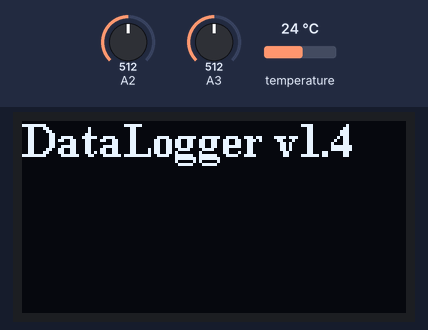
The sketch below on a simulated Arduino Uno, built with avr-gcc and run on an emulated ATmega328P. On the bench: 128×64 one-colour display. The inputs (shaded band) are chosen by the test bench; at power-on: A2 = 512, A3 = 512, temperature 24 °C. The local clock reads 2024-03-15 10:24:30 at power-on unless the sketch sets it; storage starts empty; what the sketch prints to the serial monitor is not drawn.

Above: at 0.2 s.
At 6.2 s:
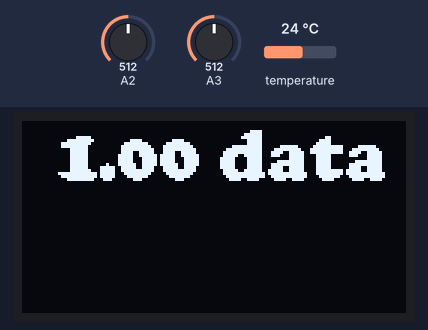

The sketch:

SD_card_data_logger_RDF_1_4.ino
```cpp
/*
  Name:      SD card data logger
  Date:       3/6/2025
  Brief:      SD card data logger with RTC and oLED display
  Author:     David Forrest

***********************************************************************************************
 Revisions:
  Date        rev,    who       What
  June 25     1.4     DF       Put in oLED display. Works. This code is just a template tobe adapted as required.

// From:https://www.youtube.com/watch?v=tTp43eLqytA

// ADC1 data from pin A3
// ADC2 data from pin A2

  The circuit to connect via SPI:
    SD card attached to SPI bus as follows:
 ** MOSI - pin D11 on Arduino Uno/Duemilanove/Diecimila
 ** MISO - pin D12 on Arduino Uno/Duemilanove/Diecimila
 ** CLK - pin D13 on Arduino Uno/Duemilanove/Diecimila
 ** CS - depends on your SD card shield or module.
     Pin 4 used here for consistency with other Arduino examples
     Pin D10 actually used for CS. RDF note.

10 k pullup resistors fitted for i2c link.

// https://github.com/greiman/SSD1306Ascii   RDF Nice simple oLED routines. oLED Test for minimum program size.
// Edit AVRI2C_FASTMODE in SSD1306Ascii.h to change the default I2C address.

RDF based on Adafruit library RTClib based on sketch ds1307SqwPin
DS3231 to Arduino I2C connections:
SDA to A4
SCL to A5
SQW to ground of LED, say

*/
```

a_global.ino
```cpp
#include <OneWire.h>
#include <SPI.h>
#include <SD.h>
#include <Wire.h>
#include "RTClib.h"
#include "SSD1306Ascii.h"
#include "SSD1306AsciiAvrI2c.h"
const int chipSelect = 10 ; //cs or the save select pin from the sd shield is connected to 10.
RTC_DS1307 RTC;
float celsius, fahrenheit;

// oLED display. 0X3C+SA0 - 0x3C or 0x3D
#define I2C_ADDRESS 0x3C

// Define proper RST_PIN if required. (NOT SURE IF NEEDED)
#define RST_PIN -1

/////////////////////////////////////////////////////////////////

// oLED display
SSD1306AsciiAvrI2c oled;
/////////////////////////////////////////////////////////////////
```

c_setup.ino
```cpp
OneWire ds(8);  // temperature sensor on pin 8 (a 4.7K resistor is necessary) //

File dataFile;
DateTime now;

void setup(void) {
  Serial.begin(9600);
  //setup clock
  Wire.begin();
  RTC.begin();
  //check if the Real Time Clock is on
  if (!RTC.isrunning()) {
    Serial.println("RTC is NOT running!");
    // following line sets the RTC to the date & time this sketch was compiled
    // uncomment it & upload to set the time, date and start run the RTC!
    // RDF comment - set set time using DS1307RTC - SeTime
    //  RTC.adjust(DateTime(__DATE__, __TIME__));
  }
  //setup SD card
  Serial.print("Initializing SD card...");

  // see if the SD card is present and can be initialized:
  if (!SD.begin(chipSelect)) {
    Serial.println("Card failed, or not present");
    // don't do anything more:
    return;
  }
  Serial.println("card initialized.");

  //write down the date (year / month / day - prints only the start, so if the logger runs for several days you only find the start back at the begin.
  now = RTC.now();
  dataFile = SD.open("datalog.txt", FILE_WRITE);
  dataFile.print("Start logging on: ");
  dataFile.print(now.year(), DEC);
  dataFile.print('/');
  dataFile.print(now.month(), DEC);
  dataFile.print('/');
  dataFile.print(now.day(), DEC);
  dataFile.println(" ");
  dataFile.println("ADC1 voltage   ADC2 voltage   Time");
  dataFile.close();

#if RST_PIN >= 0
  oled.begin(&Adafruit128x64, I2C_ADDRESS, RST_PIN);
#else   // RST_PIN >= 0
  oled.begin(&Adafruit128x64, I2C_ADDRESS);
#endif  // RST_PIN >= 0

  // oled.setFont(System5x7);
  oled.setFont(TimesNewRoman16_bold);
  // oled.setFont(Cooper26);
  // Display double height and width characters.
  // oled.set2X();
  oled.clear();
  oled.print("DataLogger v1.4");  // oLED Test);
}
```

d_loop.ino
```cpp
void loop(void) {

  // read temperature
  pickUpTemperature();
  //read the time
  now = RTC.now();

  //open file to log data in.
  dataFile = SD.open("datalog.txt", FILE_WRITE);

  // if the file is available, write to it:
  // log the temperature and time.
  if (dataFile) {
    // Test Data store RDF
    int datastore = 16;
    int datastore1 = 17;
    // read ADC data
    datastore = analogRead(A3);
    datastore1 = analogRead(A2);
    dataFile.print(datastore);
    dataFile.print(",");  // To get a CSV
    dataFile.print(datastore1);
    dataFile.print(",");  // To get a CSV
    // dataFile.print(celsius);
    dataFile.print("                 ");

    dataFile.print(now.hour(), DEC);
    dataFile.print(":");
    dataFile.print(now.minute(), DEC);
    dataFile.print(":");
    dataFile.println(now.second(), DEC);

    dataFile.close();
    // print to the serial port too:
    // Serial.println("data stored");
    Serial.print(datastore);
    Serial.print("\t");  //tab
    Serial.print(datastore1);
    Serial.print("\t");  //tab
    Serial.print(now.hour(), DEC);
    Serial.print(":");
    Serial.print(now.minute(), DEC);
    Serial.print(":");
    Serial.println(now.second(), DEC);
    Serial.print("\n");  //newline

  }
  // if the file isn't open, pop up an error:
  else {
    Serial.println("error opening datalog.txt");
  }
  //delay(60000); // this will log the temperature every minute.
  delay(5000);  // Every 5 seconds

  /*
  // Convert integer to character for oLED display ( https://www.instructables.com/id/Converting-integer-to-character/)
  int a = r.getPosition();
  float value1 = dBBin[a];
  char b[5];        // define character variable
  String str;       // define string variable
  str = String(a);  // convert to string
  str.toCharArray(b, 5);
*/

  int value1 = 1.42;  // ADC1 value

  // Convert float to character for oLED display https://www.programmingelectronics.com/dtostrf/#:~:text=dtostrf()%20%E2%80%93%20turn%20your%20floats,dtostrf%20in%20your%20Arduino%20code.
  char b[7];                 // define character variable
  dtostrf(value1, 6, 2, b);  //dtostrf(float_value, min_width, num_digits_after_decimal, where_to_store_string)
  String str;                // define string variable
  str = String(b);           // convert to string
  str.toCharArray(b, 7);

  // Print to oled
  oled.clear();
  oled.setFont(Cooper26);
  // Display double height and width characters.
  // oled.set2X();
  oled.print(b);
  oled.print(" data");

}


// function will check the temperature sensor and update the temperature.
void pickUpTemperature() {
  byte i;
  byte present = 0;
  byte type_s;
  byte data[12];
  byte addr[8];


  if (!ds.search(addr)) {
    //Serial.println("No more addresses.");
    //Serial.println();
    ds.reset_search();
    delay(250);
    return;
  }

  //Serial.print("ROM =");
  for (i = 0; i < 8; i++) {
    // Serial.write(' ');
    // Serial.print(addr[i], HEX);
  }

  if (OneWire::crc8(addr, 7) != addr[7]) {
    Serial.println("CRC is not valid!");
    return;
  }
  Serial.println();

  // the first ROM byte indicates which chip
  switch (addr[0]) {
    case 0x10:
      // Serial.println("  Chip = DS18S20");  // or old DS1820
      type_s = 1;
      break;
    case 0x28:
      //  Serial.println("  Chip = DS18B20");
      type_s = 0;
      break;
    case 0x22:
      //  Serial.println("  Chip = DS1822");
      type_s = 0;
      break;
    default:
      //   Serial.println("Device is not a DS18x20 family device.");
      return;
  }

  ds.reset();
  ds.select(addr);
  ds.write(0x44, 1);  // start conversion, with parasite power on at the end

  delay(1000);  // maybe 750ms is enough, maybe not
  // we might do a ds.depower() here, but the reset will take care of it.

  present = ds.reset();
  ds.select(addr);
  ds.write(0xBE);  // Read Scratchpad

  //Serial.print("  Data = ");
  //Serial.print(present, HEX);
  //Serial.print(" ");
  for (i = 0; i < 9; i++) {  // we need 9 bytes
    data[i] = ds.read();
    // Serial.print(data[i], HEX);
    // Serial.print(" ");
  }
  // Serial.print(" CRC=");
  // Serial.print(OneWire::crc8(data, 8), HEX);
  // Serial.println();

  // Convert the data to actual temperature
  // because the result is a 16 bit signed integer, it should
  // be stored to an "int16_t" type, which is always 16 bits
  // even when compiled on a 32 bit processor.
  int16_t raw = (data[1] << 8) | data[0];
  if (type_s) {
    raw = raw << 3;  // 9 bit resolution default
    if (data[7] == 0x10) {
      // "count remain" gives full 12 bit resolution
      raw = (raw & 0xFFF0) + 12 - data[6];
    }
  } else {
    byte cfg = (data[4] & 0x60);
    // at lower res, the low bits are undefined, so let's zero them
    if (cfg == 0x00) raw = raw & ~7;       // 9 bit resolution, 93.75 ms
    else if (cfg == 0x20) raw = raw & ~3;  // 10 bit res, 187.5 ms
    else if (cfg == 0x40) raw = raw & ~1;  // 11 bit res, 375 ms
    //// default is 12 bit resolution, 750 ms conversion time
  }
  celsius = (float)raw / 16.0;
  fahrenheit = celsius * 1.8 + 32.0;
  Serial.print("  Temperature = ");
  Serial.print(celsius);
  Serial.print(" Celsius, ");
  Serial.print(fahrenheit);
  Serial.println(" Fahrenheit");
}
```
